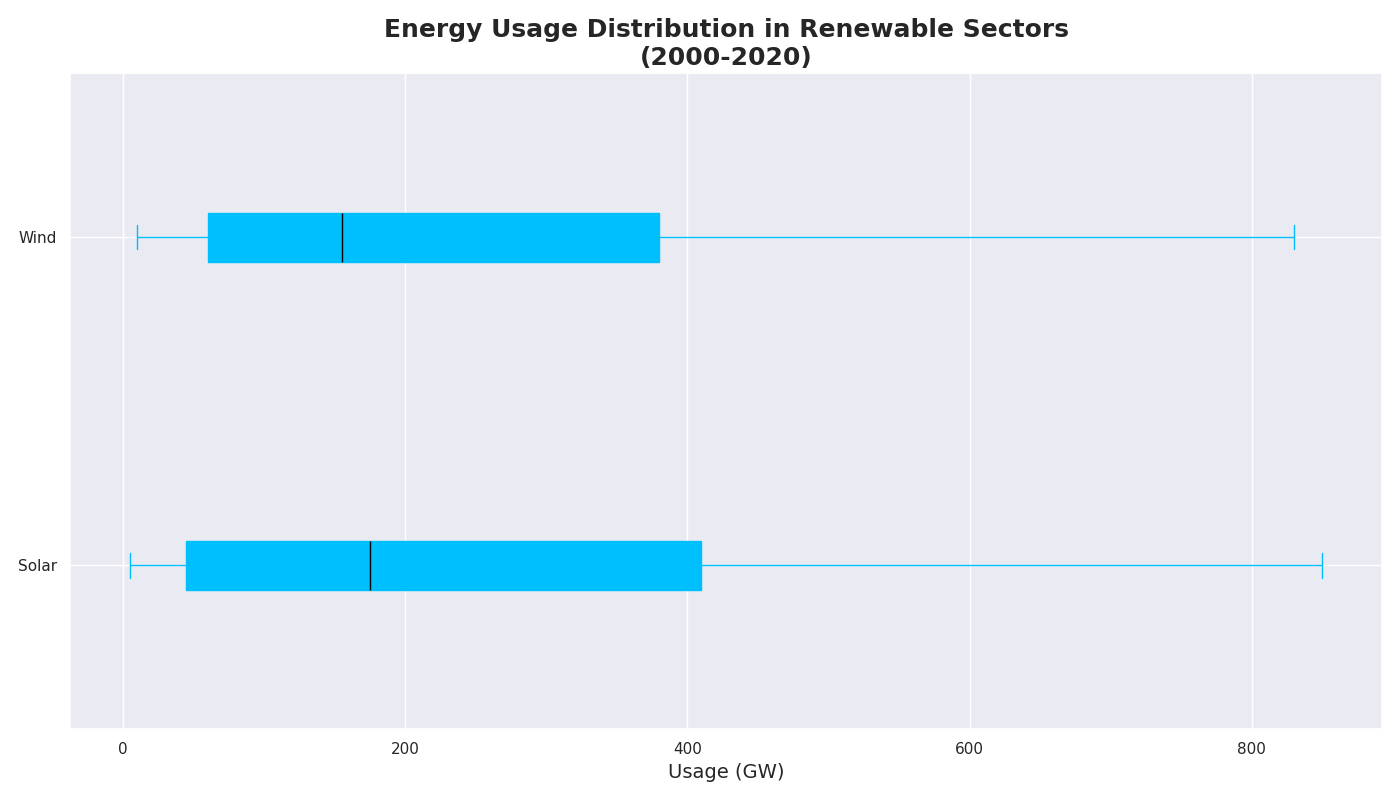

Reproduce this figure in Python.
import numpy as np
import matplotlib.pyplot as plt

solar = np.array([
    5, 10, 15, 20, 30, 45, 60, 85, 110, 140,
    175, 215, 250, 295, 350, 410, 475, 550, 640, 740, 850
])
wind = np.array([
    10, 15, 20, 30, 45, 60, 75, 90, 110, 130,
    155, 185, 220, 265, 320, 380, 450, 530, 620, 720, 830
])

energy_data = np.vstack([solar, wind]).T  # Transposed for boxplot compatibility

fig, ax = plt.subplots(figsize=(14, 8))

# Creating a horizontal boxplot
ax.boxplot(energy_data, vert=False, patch_artist=True,
           boxprops=dict(facecolor='#00BFFF', color='#00BFFF'),
           whiskerprops=dict(color='#00BFFF'),
           capprops=dict(color='#00BFFF'),
           medianprops=dict(color='black'))

ax.set_title("Energy Usage Distribution in Renewable Sectors\n(2000-2020)", fontsize=18, fontweight='bold')
ax.set_xlabel('Usage (GW)', fontsize=14)
ax.set_yticklabels(['Solar', 'Wind'])  # Update y-ticks to reflect data categories

plt.tight_layout()
plt.show()
